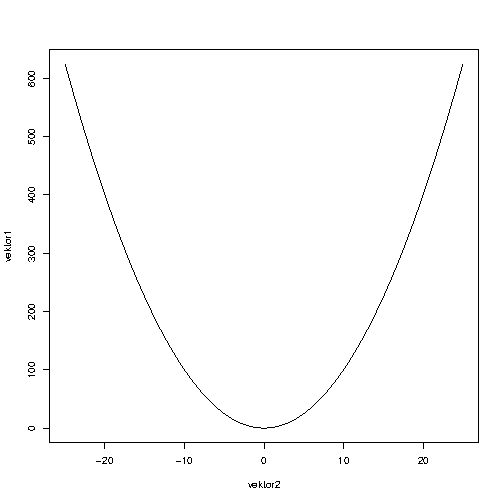

Here is the R script that generated this plot:
bitmap(file="out.png")	# soubor, kde se bude vysledny graf ukladat

x <- -25				# inicializace promenne x

vektor1 <- (-25)^2		# vytvoreni vektoru

while(x < 25) {
	x <- x + 1			# inkrementace hodnoty v promenne x
	vektor1 <- append(vektor1, x^2) # pridani noveho bodu do vektoru
}

vektor2 <- -25:25		# vektor pro osu X obsahujici hodnoty -25 az 25

plot(vektor2,vektor1, type="l")	# nakresleni spojoveho grafu vektoru
